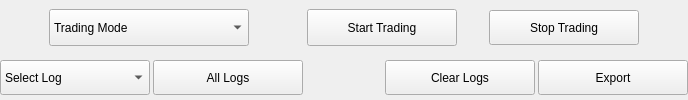
     <widget class="QFrame" name="frame_bottom1">
      <property name="frameShape">
       <enum>QFrame::NoFrame</enum>
      </property>
      <property name="frameShadow">
       <enum>QFrame::Raised</enum>
      </property>
      <layout class="QGridLayout" name="gridLayout_3">
       <property name="leftMargin">
        <number>0</number>
       </property>
       <property name="topMargin">
        <number>0</number>
       </property>
       <property name="rightMargin">
        <number>0</number>
       </property>
       <property name="bottomMargin">
        <number>0</number>
       </property>
       <property name="spacing">
        <number>0</number>
       </property>
       <item row="0" column="0" alignment="Qt::AlignVCenter">
        <widget class="QFrame" name="frame_trade_buttons">
         <property name="minimumSize">
          <size>
           <width>0</width>
           <height>55</height>
          </size>
         </property>
         <property name="maximumSize">
          <size>
           <width>16777215</width>
           <height>70</height>
          </size>
         </property>
         <property name="frameShape">
          <enum>QFrame::NoFrame</enum>
         </property>
         <property name="frameShadow">
          <enum>QFrame::Raised</enum>
         </property>
         <layout class="QGridLayout" name="gridLayout_5">
          <property name="leftMargin">
           <number>0</number>
          </property>
          <property name="topMargin">
           <number>0</number>
          </property>
          <property name="rightMargin">
           <number>0</number>
          </property>
          <property name="bottomMargin">
           <number>0</number>
          </property>
          <property name="spacing">
           <number>0</number>
          </property>
          <item row="0" column="0">
           <spacer name="horizontalSpacer_3">
            <property name="orientation">
             <enum>Qt::Horizontal</enum>
            </property>
            <property name="sizeType">
             <enum>QSizePolicy::Preferred</enum>
            </property>
            <property name="sizeHint" stdset="0">
             <size>
              <width>40</width>
              <height>20</height>
             </size>
            </property>
           </spacer>
          </item>
          <item row="0" column="1">
           <widget class="QFrame" name="frame_6">
            <property name="frameShape">
             <enum>QFrame::NoFrame</enum>
            </property>
            <property name="frameShadow">
             <enum>QFrame::Raised</enum>
            </property>
            <layout class="QGridLayout" name="gridLayout_11">
             <item row="0" column="0">
              <widget class="QComboBox" name="comboBox_trading_mode">
               <property name="minimumSize">
                <size>
                 <width>200</width>
                 <height>35</height>
                </size>
               </property>
               <property name="maximumSize">
                <size>
                 <width>250</width>
                 <height>40</height>
                </size>
               </property>
               <item>
                <property name="text">
                 <string>Trading Mode</string>
                </property>
               </item>
              </widget>
             </item>
             <item row="0" column="1">
              <spacer name="horizontalSpacer_2">
               <property name="orientation">
                <enum>Qt::Horizontal</enum>
               </property>
               <property name="sizeType">
                <enum>QSizePolicy::Preferred</enum>
               </property>
               <property name="sizeHint" stdset="0">
                <size>
                 <width>40</width>
                 <height>20</height>
                </size>
               </property>
              </spacer>
             </item>
            </layout>
           </widget>
          </item>
          <item row="0" column="3">
           <spacer name="horizontalSpacer_4">
            <property name="orientation">
             <enum>Qt::Horizontal</enum>
            </property>
            <property name="sizeType">
             <enum>QSizePolicy::Preferred</enum>
            </property>
            <property name="sizeHint" stdset="0">
             <size>
              <width>40</width>
              <height>20</height>
             </size>
            </property>
           </spacer>
          </item>
          <item row="0" column="2">
           <widget class="QFrame" name="frame_4">
            <property name="maximumSize">
             <size>
              <width>350</width>
              <height>16777215</height>
             </size>
            </property>
            <property name="frameShape">
             <enum>QFrame::NoFrame</enum>
            </property>
            <property name="frameShadow">
             <enum>QFrame::Raised</enum>
            </property>
            <layout class="QGridLayout" name="gridLayout_10">
             <item row="0" column="2" alignment="Qt::AlignVCenter">
              <widget class="QPushButton" name="pushButton_stop_trading">
               <property name="minimumSize">
                <size>
                 <width>150</width>
                 <height>35</height>
                </size>
               </property>
               <property name="maximumSize">
                <size>
                 <width>250</width>
                 <height>40</height>
                </size>
               </property>
               <property name="text">
                <string>Stop Trading</string>
               </property>
               <property name="icon">
                <iconset>
                 <normaloff>../icons/stop-icon-color.png</normaloff>../icons/stop-icon-color.png</iconset>
               </property>
               <property name="iconSize">
                <size>
                 <width>24</width>
                 <height>24</height>
                </size>
               </property>
              </widget>
             </item>
             <item row="0" column="0">
              <widget class="QPushButton" name="pushButton_start_trading">
               <property name="minimumSize">
                <size>
                 <width>150</width>
                 <height>35</height>
                </size>
               </property>
               <property name="maximumSize">
                <size>
                 <width>250</width>
                 <height>40</height>
                </size>
               </property>
               <property name="text">
                <string>Start Trading</string>
               </property>
               <property name="icon">
                <iconset>
                 <normaloff>../icons/start-icon-color.png</normaloff>../icons/start-icon-color.png</iconset>
               </property>
               <property name="iconSize">
                <size>
                 <width>24</width>
                 <height>32</height>
                </size>
               </property>
              </widget>
             </item>
             <item row="0" column="1">
              <spacer name="horizontalSpacer_5">
               <property name="orientation">
                <enum>Qt::Horizontal</enum>
               </property>
               <property name="sizeType">
                <enum>QSizePolicy::Preferred</enum>
               </property>
               <property name="sizeHint" stdset="0">
                <size>
                 <width>40</width>
                 <height>20</height>
                </size>
               </property>
              </spacer>
             </item>
            </layout>
           </widget>
          </item>
         </layout>
        </widget>
       </item>
       <item row="1" column="0">
        <widget class="QFrame" name="frame_3">
         <property name="frameShape">
          <enum>QFrame::NoFrame</enum>
         </property>
         <property name="frameShadow">
          <enum>QFrame::Raised</enum>
         </property>
         <layout class="QHBoxLayout" name="horizontalLayout">
          <property name="spacing">
           <number>3</number>
          </property>
          <property name="leftMargin">
           <number>0</number>
          </property>
          <property name="topMargin">
           <number>0</number>
          </property>
          <property name="rightMargin">
           <number>0</number>
          </property>
          <property name="bottomMargin">
           <number>0</number>
          </property>
          <item>
           <widget class="QComboBox" name="comboBox_select_log">
            <property name="minimumSize">
             <size>
              <width>150</width>
              <height>35</height>
             </size>
            </property>
            <property name="maximumSize">
             <size>
              <width>130</width>
              <height>35</height>
             </size>
            </property>
            <item>
             <property name="text">
              <string>Select Log</string>
             </property>
            </item>
           </widget>
          </item>
          <item>
           <widget class="QPushButton" name="pushButton_all_logs">
            <property name="minimumSize">
             <size>
              <width>150</width>
              <height>35</height>
             </size>
            </property>
            <property name="maximumSize">
             <size>
              <width>130</width>
              <height>35</height>
             </size>
            </property>
            <property name="text">
             <string>All Logs</string>
            </property>
            <property name="icon">
             <iconset resource="../icons/icons.qrc">
              <normaloff>:/icons/tick.png</normaloff>:/icons/tick.png</iconset>
            </property>
           </widget>
          </item>
          <item>
           <widget class="QFrame" name="frame_main_info">
            <property name="frameShape">
             <enum>QFrame::NoFrame</enum>
            </property>
            <property name="frameShadow">
             <enum>QFrame::Raised</enum>
            </property>
           </widget>
          </item>
          <item>
           <widget class="QPushButton" name="pushButton_clear_logs">
            <property name="minimumSize">
             <size>
              <width>150</width>
              <height>35</height>
             </size>
            </property>
            <property name="maximumSize">
             <size>
              <width>130</width>
              <height>35</height>
             </size>
            </property>
            <property name="text">
             <string>Clear Logs</string>
            </property>
            <property name="icon">
             <iconset resource="../icons/icons.qrc">
              <normaloff>:/icons/clear.png</normaloff>:/icons/clear.png</iconset>
            </property>
           </widget>
          </item>
          <item>
           <widget class="QPushButton" name="pushButton_export_logs">
            <property name="minimumSize">
             <size>
              <width>150</width>
              <height>35</height>
             </size>
            </property>
            <property name="maximumSize">
             <size>
              <width>130</width>
              <height>35</height>
             </size>
            </property>
            <property name="text">
             <string>Export</string>
            </property>
            <property name="icon">
             <iconset resource="../icons/icons.qrc">
              <normaloff>:/icons/export.png</normaloff>:/icons/export.png</iconset>
            </property>
           </widget>
          </item>
         </layout>
        </widget>
       </item>
      </layout>
     </widget>
